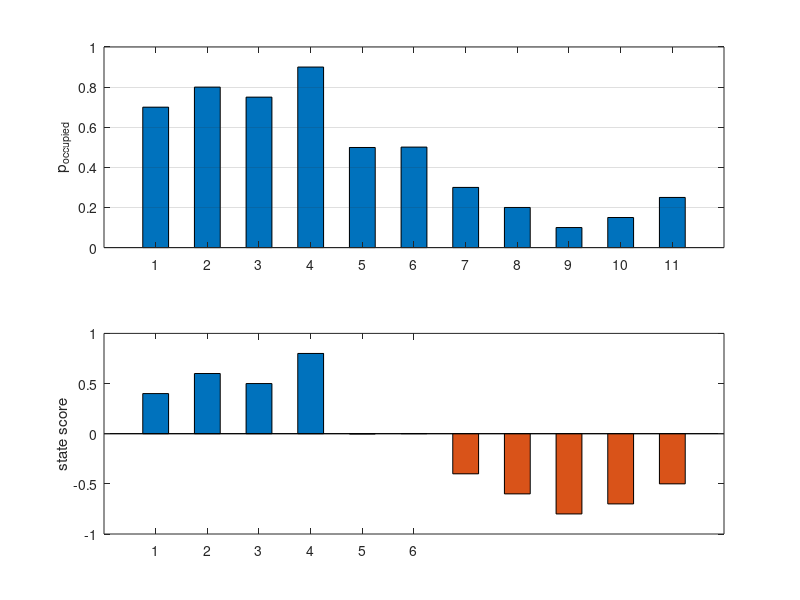
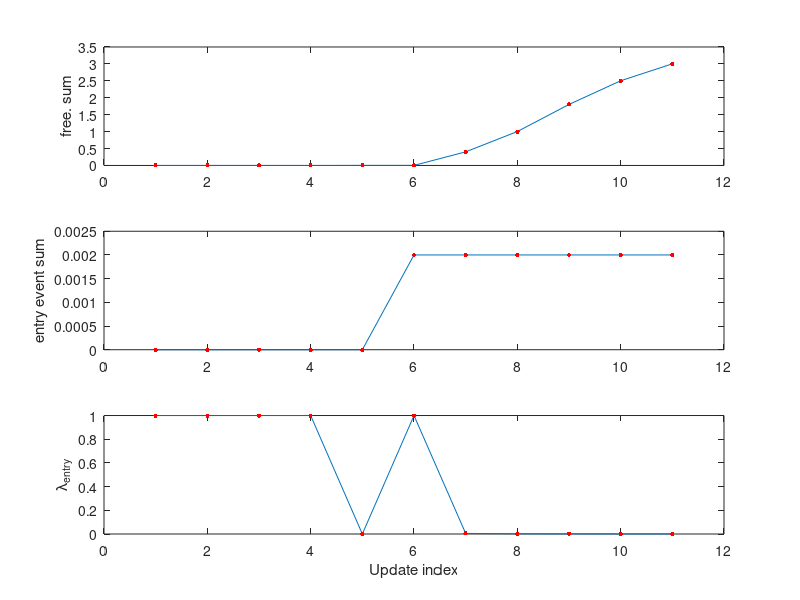
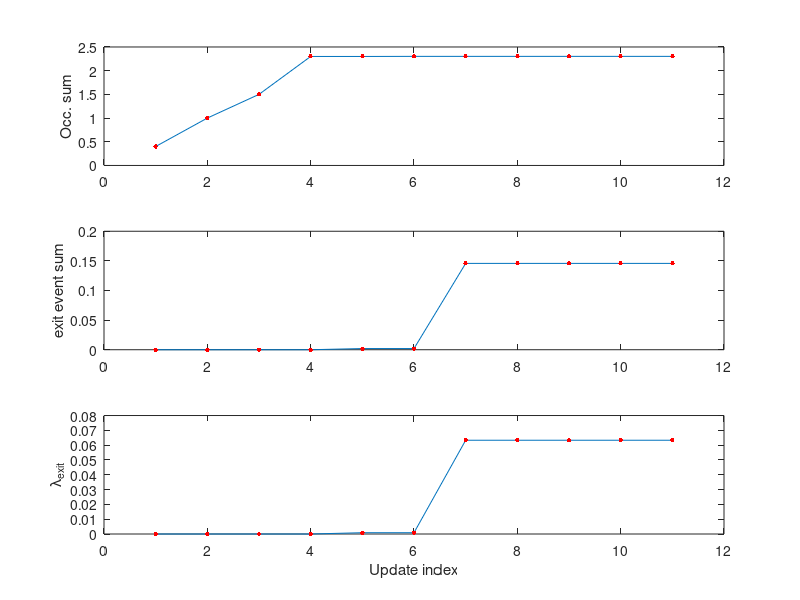
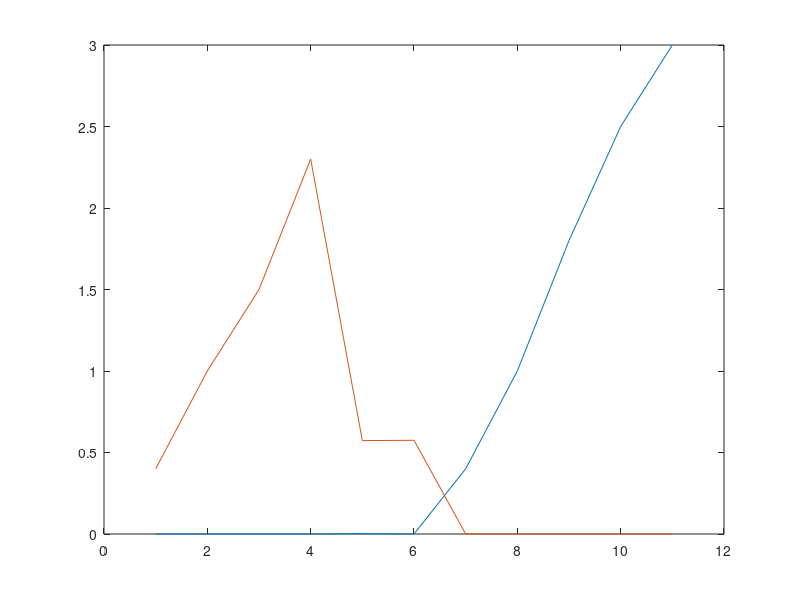

MATLAB code to generate these figures, in order:
%% Visualize PMAC workings
clear all;
close all;
occ_probs = [.7, .8, 0.75, 0.9, .45, .4, 0.85, .7, .65,.95, .8, 0.3, .2, .1, .15, .25, .9, .8,0.85, 0.9];
% Problem case: small error results in under estimating dynamics
occ_probs = [.7, .8, 0.75, 0.9, .499, 0.501, 0.3, .2, .1, .15, .25];
num_of_plots = 8;
plot_xlim = length(occ_probs) + 1;
figure;
subplot(2,1,1),bar(occ_probs, 'BarWidth', 0.5); ylabel('p_{occupied}'); xlim([0 plot_xlim]);
set(gca,'ygrid','on')
consitent_index = 1;
for i=1:length(occ_probs)
    if(occ_probs(i) > 0.5)
        scores(i) = (occ_probs(i) - .5)*2;
        occ_scores(i) = (occ_probs(i) - .5)*2;
    else
        scores(i) = -(0.5 - occ_probs(i))*2;
        free_scores(i) = -(0.5 - occ_probs(i))*2;
    end
end
subplot(2,1,2),bar(occ_scores, 'BarWidth', 0.5); ylabel('state score'); xlim([0 plot_xlim]);
hold on;
bar(free_scores,'FaceColor', [0.850,  0.325,  0.098],'BarWidth', 0.5);
% add average
% means = [mean(scores(1:4)) mean(scores(5:6)) mean(scores(7:11)) mean(scores(12:16)) mean(scores(17:end))];
% for i=1:length(means)
%     mean_values(1:2,i) = means(i);
% end
% mean_indexes = [[1,4]; [5,6]; [7,11]; [12,16]; [17,length(occ_probs)]]';
% ax = plot(mean_indexes, mean_values,'Color', [0.466,  0.674,  0.188]); % 
% legend(ax,'average score between state changes', 'location', 'SouthWest');
% xlabel('Update index');
% hold off;

entry = realmin('double'); exit = entry; 
free_count = exit; occupied_count = free_count;
last_exit_residue = 0; last_entry_residue = 0;
last_exit_cnt = 0; last_entry_cnt = 0;
prev_occ_prob = occ_probs(1);
for i=1:length(occ_probs)
    occ_prob = occ_probs(i);
    if(occ_prob > 0.5)
        occupied_prob = (occ_prob - 0.5) * 2;
        occupied_count = occupied_count + occupied_prob;
        % occ state
        if(prev_occ_prob < 0.5)
%             last_exit_residue = 0;
%             last_exit_cnt = 0;
            last_entry_residue = last_entry_residue / last_entry_cnt;
        end
        last_exit_cnt = last_exit_cnt + 1;
        % start counting the exit max up
        last_exit_residue = last_exit_residue + occupied_prob;
        
        % increment entry event
        if(last_entry_residue > 0.0)
            next_entry_cnt = min(occupied_prob,last_entry_residue);
            entry = entry + next_entry_cnt;
            last_entry_residue = last_entry_residue - next_entry_cnt;
            if(last_entry_cnt > 1)
                last_entry_cnt = last_entry_cnt - 1;
            end
        end
    else
        free_prob = (0.5 - occ_prob) * 2;
        free_count = free_count + free_prob;
        
        if(prev_occ_prob > 0.5)
%             last_entry_residue = 0;
%             last_entry_cnt = 0;
            last_exit_residue = last_exit_residue / last_exit_cnt;
        end
        last_entry_cnt = last_entry_cnt + 1;
        
        last_entry_residue = last_entry_residue + free_prob;
        
        if(last_exit_residue > 0.0)
            next_exit_cnt = min(free_prob,last_exit_residue);
            exit = exit + next_exit_cnt;
            last_exit_residue = last_exit_residue - next_exit_cnt;
            if(last_exit_cnt > 1)
                last_exit_cnt = last_exit_cnt - 1;
            end
        end
    end
    prev_occ_prob = occ_prob;
    occupied_counts(i) =  occupied_count;
    free_counts(i) =  free_count;
    exits(i) = exit;
    entries(i) = entry;
     entry_res(i) = last_entry_residue;
     exit_res(i) = last_exit_residue;
end
figure;
subplot(3,1,1), plot(free_counts); ylabel('free. sum'); hold on; plot(free_counts,'r.','MarkerSize',10); hold off; xlim([0 plot_xlim]);
subplot(3,1,2), plot(entries); ylabel('entry event sum'); hold on; plot(entries,'r.','MarkerSize',10); hold off; xlim([0 plot_xlim]);
subplot(3,1,3), plot(entries./free_counts); ylabel('\lambda_{entry}'); hold on; plot(entries./free_counts,'r.','MarkerSize',10); hold off; xlim([0 plot_xlim]);
xlabel('Update index');
figure;
subplot(3,1,1), plot(occupied_counts); ylabel('Occ. sum'); hold on; plot(occupied_counts,'r.','MarkerSize',10); hold off; xlim([0 plot_xlim]);
subplot(3,1,2), plot(exits); ylabel('exit event sum'); hold on; plot(exits,'r.','MarkerSize',10); hold off; xlim([0 plot_xlim]);
subplot(3,1,3), plot(exits./occupied_counts); ylabel('\lambda_{exit}'); hold on; plot(exits./occupied_counts,'r.','MarkerSize',10); hold off; xlim([0 plot_xlim]);
xlabel('Update index');
%% Show workings of algorithm
 figure;
 plot([entry_res', exit_res']);